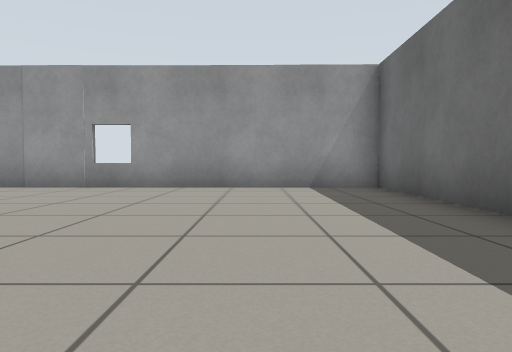
[1] (above)

23 first-person views from a walk through a robot-simulator world made for Gazebo. The camera is 0.5 m above the floor, tilts 2° down and sees 70° across. The floor is counted in squares, 1 m on a side. Each view is taken from the middle of a square. On the plan, view 1 faces up. The plan holds only what a view shows up to about 9 squares ahead; the rest is blank. The place goes on beyond the plan.

[2]
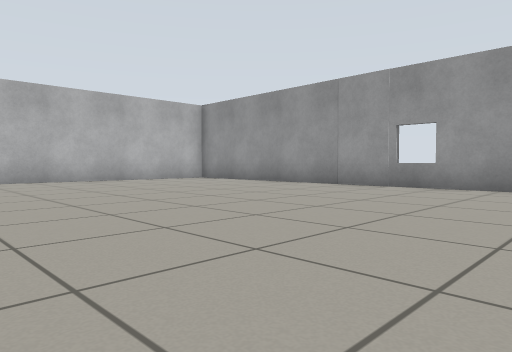

[3]
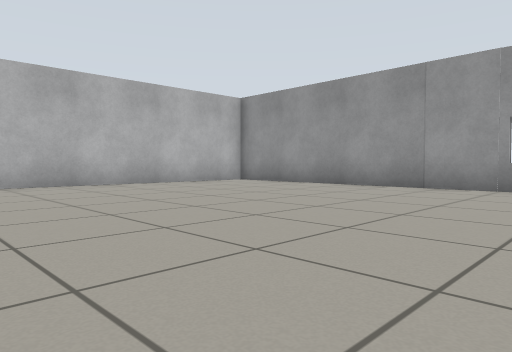

[4]
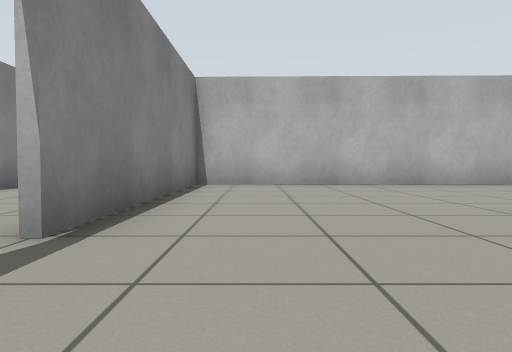

[5]
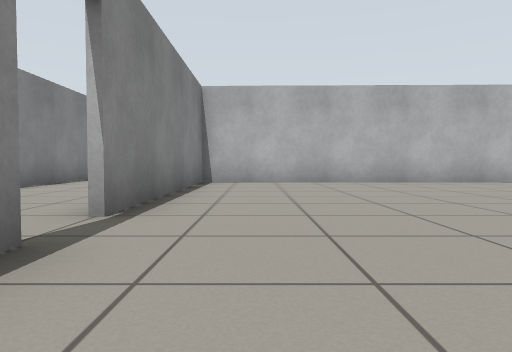

[6]
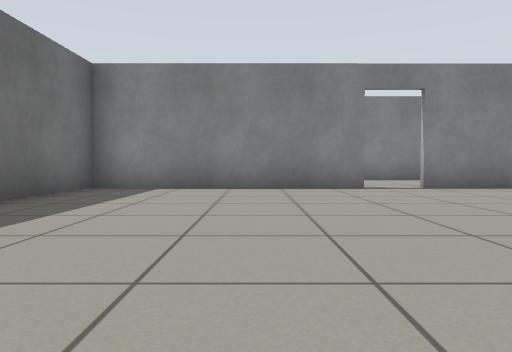

[7]
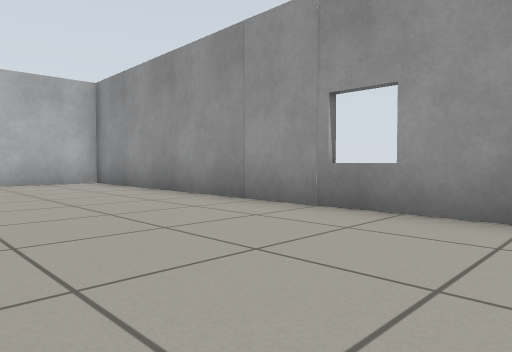

[8]
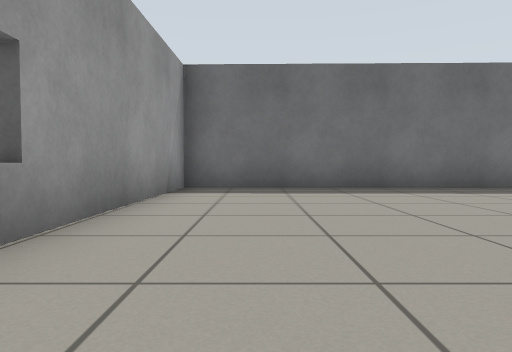

[9]
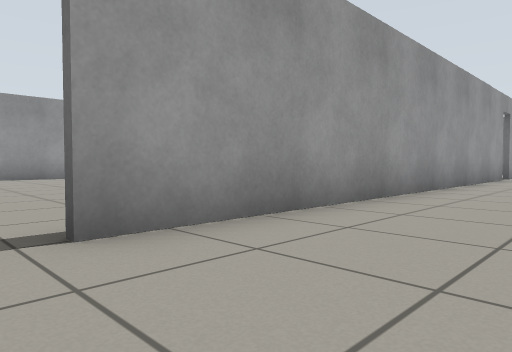

[10]
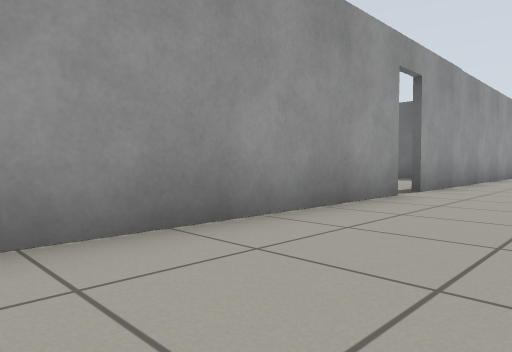

[11]
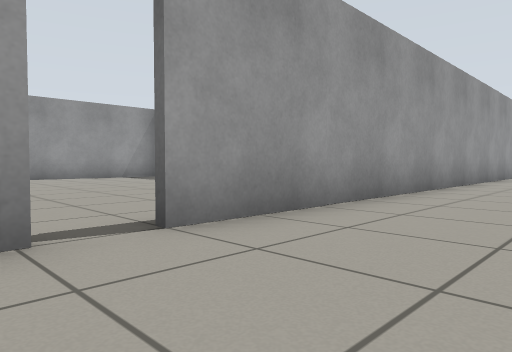

[12]
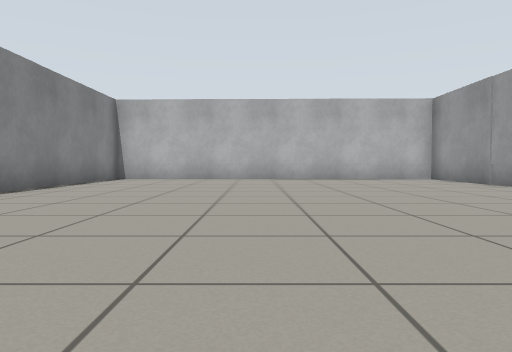

[13]
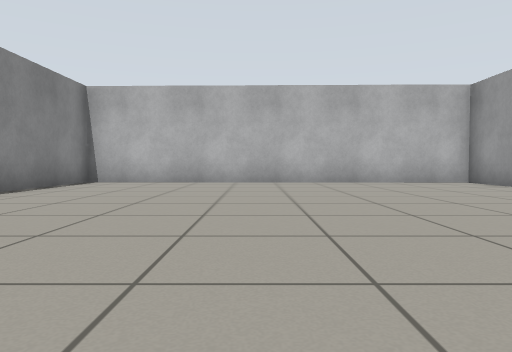

[14]
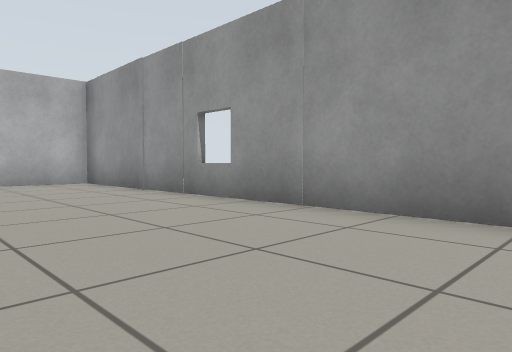

[15]
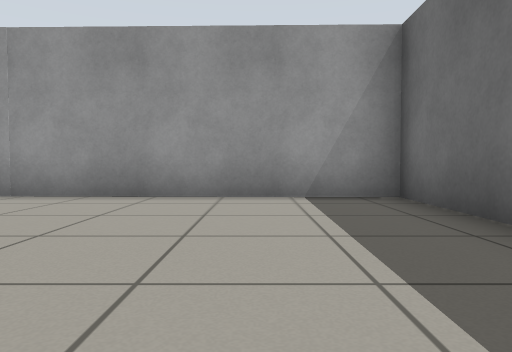

[16]
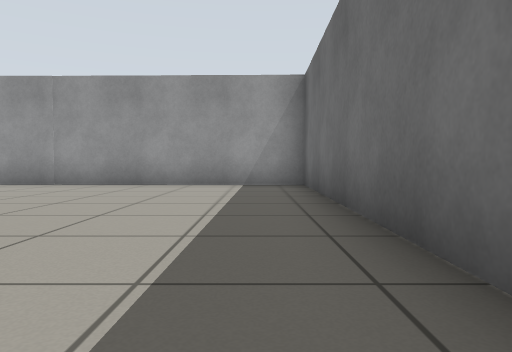

[17]
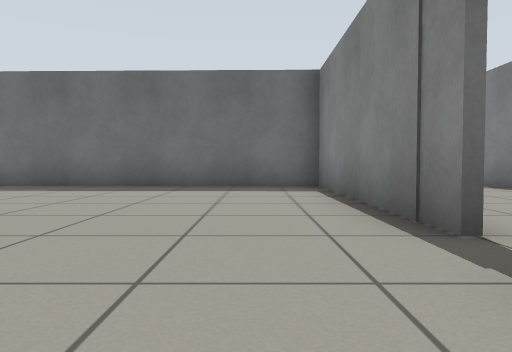

[18]
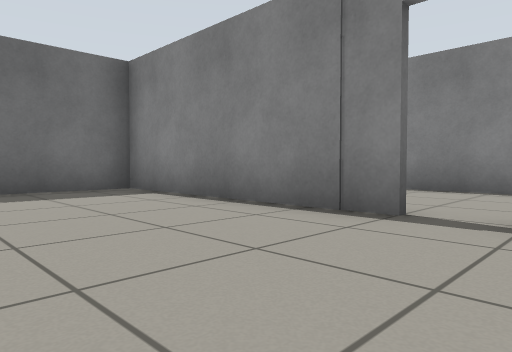

[19]
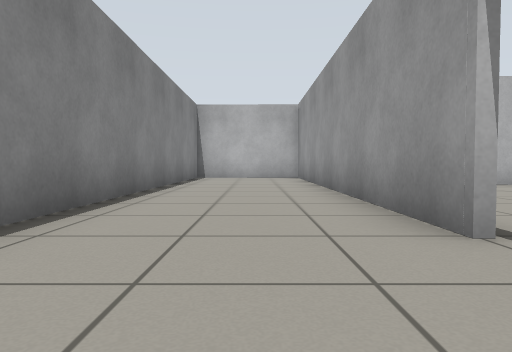

[20]
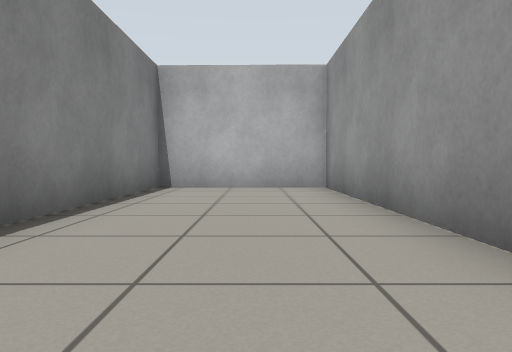

[21]
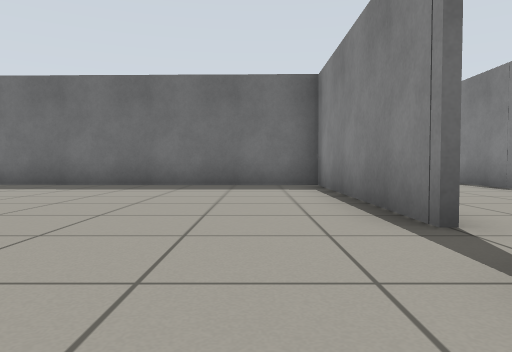

[22]
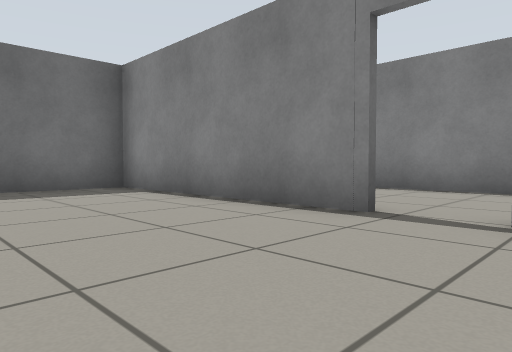

[23]
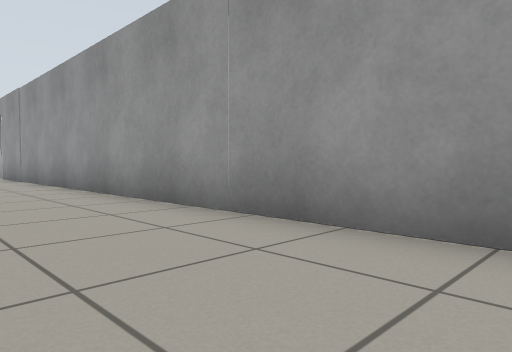

### Floor plan
Points are (right, up) in squares from view 1. A wall is a line through its corners. A room is listed if a view was taken in it or the views show most of it. See-through windows are left out.
Room 1 (views 1, 2, 3, 4, 5, 6, 7, 8, 21, 22)
walls: (-4.8, 7.6) (-10.3, 7.7) (-10.6, -2.4) (-4.9, -2.4); (-3.1, -2.4) (2.3, -2.4) (2.5, 7.6) (-1.4, 7.7)
ways out: opening at (-4, -2) to room 2
objects: window (-4, 8) to (-2, 8)
Room 2 (views 9, 10, 11, 12, 13, 14, 15, 16, 17, 18, 19, 20, 23)
walls: (6.5, -2.5) (-3, -2.5); (10.4, -2.4) (14.9, -2.4) (15.1, 7.3) (9.5, 7.5); (9.1, -6) (11, -6); (2.9, -2.4) (6.6, -2.4); (14.1, -6) (15.1, -6); (1.1, -6) (3, -6); (2.6, 7.5) (2.6, 5.6); (-4.5, -2.5) (-14.5, -2.5) (-14.6, -6) (-1.4, -6); (22.6, -2.5) (11.6, -2.5)
ways out: opening at (-4, -2) to room 1
objects: door leaf (-5, -3); window (3, 8) to (4, 8); window (5, 8) to (6, 8); door leaf (7, -2) to (8, -2); window (7, 8) to (9, 8); door leaf (10, -2)

Positions as (right, up) in squares from view 1, and headings:
1: (0, 0), facing up
2: (0, 0), facing up-left
3: (-2, 0), facing up-left
4: (-2, -1), facing left
5: (-1, -1), facing left
6: (-1, 5), facing down
7: (-1, 4), facing up-left
8: (-5, 6), facing right
9: (-4, -5), facing up-right
10: (3, -5), facing up-right
11: (8, -5), facing up-right
12: (14, 2), facing left
13: (12, 2), facing left
14: (12, 4), facing up-left
15: (13, 2), facing up
16: (14, -1), facing up
17: (7, -1), facing right
18: (8, 1), facing down-right
19: (-2, -4), facing left
20: (-7, -4), facing left
21: (-6, -1), facing right
22: (-5, 1), facing down-right
23: (23, -5), facing up-left
